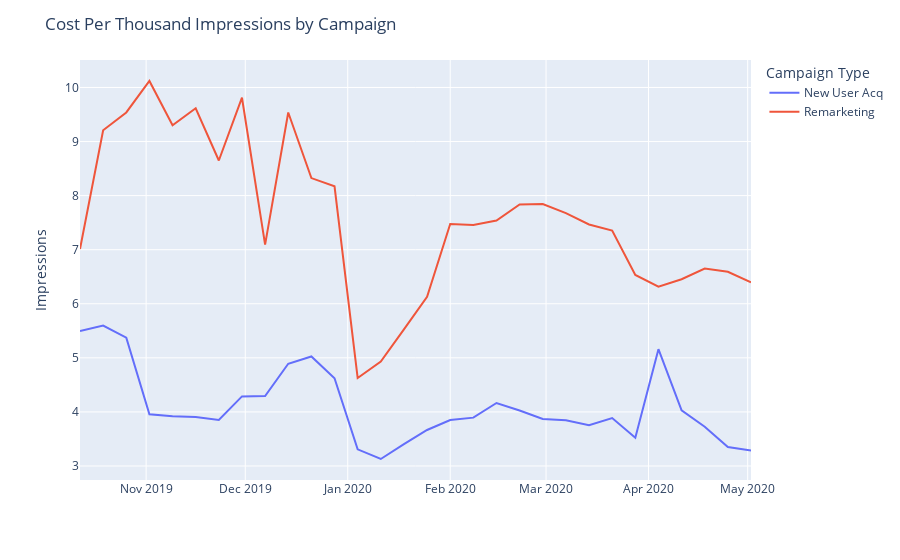

Source (notebook cell):
### Code cell
fig = px.line(df_nua,x='End Date',y='Cost/ThousImp')
fig.data[-1].name = 'New User Acq'
fig.data[-1].showlegend = True
fig.add_scatter(x=df_rem['End Date'],y=df_rem['Cost/ThousImp'],mode='lines',name='Remarketing')
fig.update_layout(title="Cost Per Thousand Impressions by Campaign",xaxis_title='',yaxis_title="Impressions",
                  legend_title="Campaign Type")
fig.show()

### Figure 1 — Plotly figure (JSON) as saved in the notebook; plotly's stock layout.template omitted (floating-point values rounded to 4 significant figures)
{"data": [{"hovertemplate": "End Date=%{x}<br>Cost/ThousImp=%{y}<extra></extra>", "legendgroup": "", "line": {"color": "#636efa", "dash": "solid"}, "mode": "lines", "name": "New User Acq", "showlegend": true, "type": "scatter", "x": ["2019-10-12T00:00:00", "2019-10-19T00:00:00", "2019-10-26T00:00:00", "2019-11-02T00:00:00", "2019-11-09T00:00:00", "2019-11-16T00:00:00", "2019-11-23T00:00:00", "2019-11-30T00:00:00", "2019-12-07T00:00:00", "2019-12-14T00:00:00", "2019-12-21T00:00:00", "2019-12-28T00:00:00", "2020-01-04T00:00:00", "2020-01-11T00:00:00", "2020-01-18T00:00:00", "2020-01-25T00:00:00", "2020-02-01T00:00:00", "2020-02-08T00:00:00", "2020-02-15T00:00:00", "2020-02-22T00:00:00", "2020-02-29T00:00:00", "2020-03-07T00:00:00", "2020-03-14T00:00:00", "2020-03-21T00:00:00", "2020-03-28T00:00:00", "2020-04-04T00:00:00", "2020-04-11T00:00:00", "2020-04-18T00:00:00", "2020-04-25T00:00:00", "2020-05-02T00:00:00"], "xaxis": "x", "y": [5.495, 5.597, 5.374, 3.957, 3.921, 3.907, 3.852, 4.287, 4.292, 4.89, 5.026, 4.623, 3.309, 3.129, 3.403, 3.666, 3.849, 3.895, 4.165, 4.026, 3.869, 3.845, 3.752, 3.886, 3.522, 5.16, 4.028, 3.726, 3.349, 3.285], "yaxis": "y"}, {"mode": "lines", "name": "Remarketing", "type": "scatter", "x": ["2019-10-12T00:00:00", "2019-10-19T00:00:00", "2019-10-26T00:00:00", "2019-11-02T00:00:00", "2019-11-09T00:00:00", "2019-11-16T00:00:00", "2019-11-23T00:00:00", "2019-11-30T00:00:00", "2019-12-07T00:00:00", "2019-12-14T00:00:00", "2019-12-21T00:00:00", "2019-12-28T00:00:00", "2020-01-04T00:00:00", "2020-01-11T00:00:00", "2020-01-18T00:00:00", "2020-01-25T00:00:00", "2020-02-01T00:00:00", "2020-02-08T00:00:00", "2020-02-15T00:00:00", "2020-02-22T00:00:00", "2020-02-29T00:00:00", "2020-03-07T00:00:00", "2020-03-14T00:00:00", "2020-03-21T00:00:00", "2020-03-28T00:00:00", "2020-04-04T00:00:00", "2020-04-11T00:00:00", "2020-04-18T00:00:00", "2020-04-25T00:00:00", "2020-05-02T00:00:00", null], "y": [7.014, 9.209, 9.539, 10.12, 9.3, 9.615, 8.649, 9.81, 7.093, 9.537, 8.324, 8.171, 4.628, 4.932, 5.528, 6.13, 7.475, 7.457, 7.541, 7.836, 7.844, 7.675, 7.466, 7.355, 6.533, 6.316, 6.454, 6.65, 6.591, 6.398, null]}], "layout": {"legend": {"title": {"text": "Campaign Type"}, "tracegroupgap": 0}, "margin": {"t": 60}, "title": {"text": "Cost Per Thousand Impressions by Campaign"}, "xaxis": {"anchor": "y", "domain": [0, 1], "title": {"text": ""}}, "yaxis": {"anchor": "x", "domain": [0, 1], "title": {"text": "Impressions"}}}}
